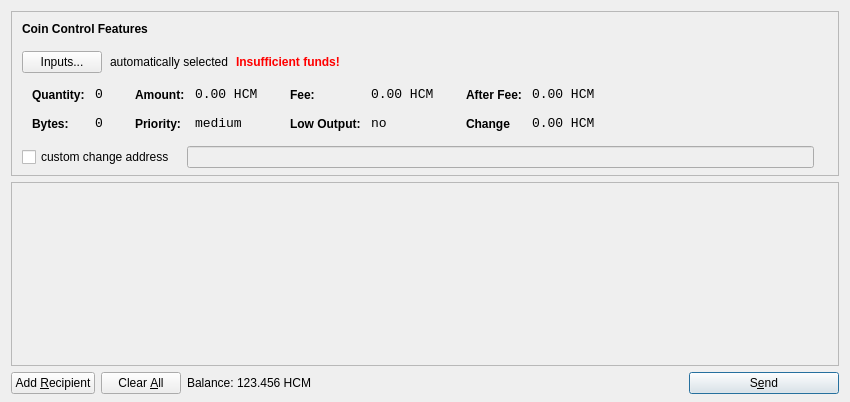
<?xml version="1.0" encoding="UTF-8"?>
<ui version="4.0">
 <class>SendCoinsDialog</class>
 <widget class="QDialog" name="SendCoinsDialog">
  <property name="geometry">
   <rect>
    <x>0</x>
    <y>0</y>
    <width>850</width>
    <height>402</height>
   </rect>
  </property>
  <property name="windowTitle">
   <string>Send Coins</string>
  </property>
  <layout class="QVBoxLayout" name="verticalLayout" stretch="0,1,0">
   <property name="bottomMargin">
    <number>8</number>
   </property>
   <item>
    <widget class="QFrame" name="frameCoinControl">
     <property name="sizePolicy">
      <sizepolicy hsizetype="Expanding" vsizetype="Expanding">
       <horstretch>0</horstretch>
       <verstretch>0</verstretch>
      </sizepolicy>
     </property>
     <property name="maximumSize">
      <size>
       <width>16777215</width>
       <height>16777215</height>
      </size>
     </property>
     <property name="frameShape">
      <enum>QFrame::StyledPanel</enum>
     </property>
     <property name="frameShadow">
      <enum>QFrame::Sunken</enum>
     </property>
     <layout class="QVBoxLayout" name="verticalLayoutCoinControl2">
      <property name="spacing">
       <number>6</number>
      </property>
      <property name="leftMargin">
       <number>0</number>
      </property>
      <property name="topMargin">
       <number>0</number>
      </property>
      <property name="rightMargin">
       <number>0</number>
      </property>
      <property name="bottomMargin">
       <number>6</number>
      </property>
      <item>
       <layout class="QVBoxLayout" name="verticalLayoutCoinControl" stretch="0,0,0,0,1">
        <property name="spacing">
         <number>0</number>
        </property>
        <property name="leftMargin">
         <number>10</number>
        </property>
        <property name="topMargin">
         <number>10</number>
        </property>
        <item>
         <layout class="QHBoxLayout" name="horizontalLayoutCoinControl1">
          <property name="bottomMargin">
           <number>15</number>
          </property>
          <item>
           <widget class="QLabel" name="labelCoinControlFeatures">
            <property name="sizePolicy">
             <sizepolicy hsizetype="Preferred" vsizetype="Maximum">
              <horstretch>0</horstretch>
              <verstretch>0</verstretch>
             </sizepolicy>
            </property>
            <property name="font">
             <font>
              <weight>75</weight>
              <bold>true</bold>
             </font>
            </property>
            <property name="styleSheet">
             <string notr="true">font-weight:bold;</string>
            </property>
            <property name="text">
             <string>Coin Control Features</string>
            </property>
           </widget>
          </item>
         </layout>
        </item>
        <item>
         <layout class="QHBoxLayout" name="horizontalLayoutCoinControl2" stretch="0,0,0,0">
          <property name="spacing">
           <number>8</number>
          </property>
          <property name="bottomMargin">
           <number>10</number>
          </property>
          <item>
           <widget class="QPushButton" name="pushButtonCoinControl">
            <property name="styleSheet">
             <string notr="true"/>
            </property>
            <property name="text">
             <string>Inputs...</string>
            </property>
           </widget>
          </item>
          <item>
           <widget class="QLabel" name="labelCoinControlAutomaticallySelected">
            <property name="text">
             <string>automatically selected</string>
            </property>
            <property name="margin">
             <number>5</number>
            </property>
           </widget>
          </item>
          <item>
           <widget class="QLabel" name="labelCoinControlInsuffFunds">
            <property name="font">
             <font>
              <weight>75</weight>
              <bold>true</bold>
             </font>
            </property>
            <property name="styleSheet">
             <string notr="true">color:red;font-weight:bold;</string>
            </property>
            <property name="text">
             <string>Insufficient funds!</string>
            </property>
            <property name="margin">
             <number>5</number>
            </property>
           </widget>
          </item>
          <item>
           <spacer name="horizontalSpacerCoinControl">
            <property name="orientation">
             <enum>Qt::Horizontal</enum>
            </property>
            <property name="sizeHint" stdset="0">
             <size>
              <width>40</width>
              <height>1</height>
             </size>
            </property>
           </spacer>
          </item>
         </layout>
        </item>
        <item>
         <widget class="QWidget" name="widgetCoinControl" native="true">
          <property name="sizePolicy">
           <sizepolicy hsizetype="Preferred" vsizetype="Preferred">
            <horstretch>0</horstretch>
            <verstretch>0</verstretch>
           </sizepolicy>
          </property>
          <property name="minimumSize">
           <size>
            <width>0</width>
            <height>0</height>
           </size>
          </property>
          <property name="styleSheet">
           <string notr="true"/>
          </property>
          <layout class="QHBoxLayout" name="horizontalLayoutCoinControl5">
           <property name="leftMargin">
            <number>0</number>
           </property>
           <property name="topMargin">
            <number>0</number>
           </property>
           <property name="rightMargin">
            <number>0</number>
           </property>
           <property name="bottomMargin">
            <number>0</number>
           </property>
           <item>
            <layout class="QHBoxLayout" name="horizontalLayoutCoinControl3" stretch="0,0,0,1">
             <property name="spacing">
              <number>20</number>
             </property>
             <property name="topMargin">
              <number>0</number>
             </property>
             <property name="bottomMargin">
              <number>10</number>
             </property>
             <item>
              <layout class="QFormLayout" name="formLayoutCoinControl1">
               <property name="horizontalSpacing">
                <number>10</number>
               </property>
               <property name="verticalSpacing">
                <number>14</number>
               </property>
               <property name="leftMargin">
                <number>10</number>
               </property>
               <property name="topMargin">
                <number>4</number>
               </property>
               <property name="rightMargin">
                <number>6</number>
               </property>
               <item row="0" column="0">
                <widget class="QLabel" name="labelCoinControlQuantityText">
                 <property name="styleSheet">
                  <string notr="true">font-weight:bold;</string>
                 </property>
                 <property name="text">
                  <string>Quantity:</string>
                 </property>
                 <property name="margin">
                  <number>0</number>
                 </property>
                </widget>
               </item>
               <item row="0" column="1">
                <widget class="QLabel" name="labelCoinControlQuantity">
                 <property name="font">
                  <font>
                   <family>Monospace</family>
                   <pointsize>10</pointsize>
                  </font>
                 </property>
                 <property name="cursor">
                  <cursorShape>IBeamCursor</cursorShape>
                 </property>
                 <property name="contextMenuPolicy">
                  <enum>Qt::ActionsContextMenu</enum>
                 </property>
                 <property name="text">
                  <string>0</string>
                 </property>
                 <property name="margin">
                  <number>0</number>
                 </property>
                 <property name="textInteractionFlags">
                  <set>Qt::LinksAccessibleByMouse|Qt::TextSelectableByKeyboard|Qt::TextSelectableByMouse</set>
                 </property>
                </widget>
               </item>
               <item row="1" column="0">
                <widget class="QLabel" name="labelCoinControlBytesText">
                 <property name="styleSheet">
                  <string notr="true">font-weight:bold;</string>
                 </property>
                 <property name="text">
                  <string>Bytes:</string>
                 </property>
                </widget>
               </item>
               <item row="1" column="1">
                <widget class="QLabel" name="labelCoinControlBytes">
                 <property name="font">
                  <font>
                   <family>Monospace</family>
                   <pointsize>10</pointsize>
                  </font>
                 </property>
                 <property name="cursor">
                  <cursorShape>IBeamCursor</cursorShape>
                 </property>
                 <property name="contextMenuPolicy">
                  <enum>Qt::ActionsContextMenu</enum>
                 </property>
                 <property name="text">
                  <string>0</string>
                 </property>
                 <property name="textInteractionFlags">
                  <set>Qt::LinksAccessibleByMouse|Qt::TextSelectableByKeyboard|Qt::TextSelectableByMouse</set>
                 </property>
                </widget>
               </item>
              </layout>
             </item>
             <item>
              <layout class="QFormLayout" name="formLayoutCoinControl2">
               <property name="horizontalSpacing">
                <number>10</number>
               </property>
               <property name="verticalSpacing">
                <number>14</number>
               </property>
               <property name="leftMargin">
                <number>6</number>
               </property>
               <property name="topMargin">
                <number>4</number>
               </property>
               <property name="rightMargin">
                <number>6</number>
               </property>
               <item row="0" column="0">
                <widget class="QLabel" name="labelCoinControlAmountText">
                 <property name="styleSheet">
                  <string notr="true">font-weight:bold;</string>
                 </property>
                 <property name="text">
                  <string>Amount:</string>
                 </property>
                 <property name="margin">
                  <number>0</number>
                 </property>
                </widget>
               </item>
               <item row="0" column="1">
                <widget class="QLabel" name="labelCoinControlAmount">
                 <property name="font">
                  <font>
                   <family>Monospace</family>
                   <pointsize>10</pointsize>
                  </font>
                 </property>
                 <property name="cursor">
                  <cursorShape>IBeamCursor</cursorShape>
                 </property>
                 <property name="contextMenuPolicy">
                  <enum>Qt::ActionsContextMenu</enum>
                 </property>
                 <property name="text">
                  <string>0.00 HCM</string>
                 </property>
                 <property name="textInteractionFlags">
                  <set>Qt::LinksAccessibleByMouse|Qt::TextSelectableByKeyboard|Qt::TextSelectableByMouse</set>
                 </property>
                </widget>
               </item>
               <item row="1" column="0">
                <widget class="QLabel" name="labelCoinControlPriorityText">
                 <property name="styleSheet">
                  <string notr="true">font-weight:bold;</string>
                 </property>
                 <property name="text">
                  <string>Priority:</string>
                 </property>
                </widget>
               </item>
               <item row="1" column="1">
                <widget class="QLabel" name="labelCoinControlPriority">
                 <property name="font">
                  <font>
                   <family>Monospace</family>
                   <pointsize>10</pointsize>
                  </font>
                 </property>
                 <property name="cursor">
                  <cursorShape>IBeamCursor</cursorShape>
                 </property>
                 <property name="contextMenuPolicy">
                  <enum>Qt::ActionsContextMenu</enum>
                 </property>
                 <property name="text">
                  <string>medium</string>
                 </property>
                 <property name="textInteractionFlags">
                  <set>Qt::LinksAccessibleByMouse|Qt::TextSelectableByKeyboard|Qt::TextSelectableByMouse</set>
                 </property>
                </widget>
               </item>
              </layout>
             </item>
             <item>
              <layout class="QFormLayout" name="formLayoutCoinControl3">
               <property name="horizontalSpacing">
                <number>10</number>
               </property>
               <property name="verticalSpacing">
                <number>14</number>
               </property>
               <property name="leftMargin">
                <number>6</number>
               </property>
               <property name="topMargin">
                <number>4</number>
               </property>
               <property name="rightMargin">
                <number>6</number>
               </property>
               <item row="0" column="0">
                <widget class="QLabel" name="labelCoinControlFeeText">
                 <property name="styleSheet">
                  <string notr="true">font-weight:bold;</string>
                 </property>
                 <property name="text">
                  <string>Fee:</string>
                 </property>
                 <property name="margin">
                  <number>0</number>
                 </property>
                </widget>
               </item>
               <item row="0" column="1">
                <widget class="QLabel" name="labelCoinControlFee">
                 <property name="font">
                  <font>
                   <family>Monospace</family>
                   <pointsize>10</pointsize>
                  </font>
                 </property>
                 <property name="cursor">
                  <cursorShape>IBeamCursor</cursorShape>
                 </property>
                 <property name="contextMenuPolicy">
                  <enum>Qt::ActionsContextMenu</enum>
                 </property>
                 <property name="text">
                  <string>0.00 HCM</string>
                 </property>
                 <property name="textInteractionFlags">
                  <set>Qt::LinksAccessibleByMouse|Qt::TextSelectableByKeyboard|Qt::TextSelectableByMouse</set>
                 </property>
                </widget>
               </item>
               <item row="1" column="0">
                <widget class="QLabel" name="labelCoinControlLowOutputText">
                 <property name="styleSheet">
                  <string notr="true">font-weight:bold;</string>
                 </property>
                 <property name="text">
                  <string>Low Output:</string>
                 </property>
                </widget>
               </item>
               <item row="1" column="1">
                <widget class="QLabel" name="labelCoinControlLowOutput">
                 <property name="font">
                  <font>
                   <family>Monospace</family>
                   <pointsize>10</pointsize>
                  </font>
                 </property>
                 <property name="cursor">
                  <cursorShape>IBeamCursor</cursorShape>
                 </property>
                 <property name="contextMenuPolicy">
                  <enum>Qt::ActionsContextMenu</enum>
                 </property>
                 <property name="text">
                  <string>no</string>
                 </property>
                 <property name="textInteractionFlags">
                  <set>Qt::LinksAccessibleByMouse|Qt::TextSelectableByKeyboard|Qt::TextSelectableByMouse</set>
                 </property>
                </widget>
               </item>
              </layout>
             </item>
             <item>
              <layout class="QFormLayout" name="formLayoutCoinControl4">
               <property name="horizontalSpacing">
                <number>10</number>
               </property>
               <property name="verticalSpacing">
                <number>14</number>
               </property>
               <property name="leftMargin">
                <number>6</number>
               </property>
               <property name="topMargin">
                <number>4</number>
               </property>
               <property name="rightMargin">
                <number>6</number>
               </property>
               <item row="0" column="0">
                <widget class="QLabel" name="labelCoinControlAfterFeeText">
                 <property name="styleSheet">
                  <string notr="true">font-weight:bold;</string>
                 </property>
                 <property name="text">
                  <string>After Fee:</string>
                 </property>
                 <property name="margin">
                  <number>0</number>
                 </property>
                </widget>
               </item>
               <item row="0" column="1">
                <widget class="QLabel" name="labelCoinControlAfterFee">
                 <property name="font">
                  <font>
                   <family>Monospace</family>
                   <pointsize>10</pointsize>
                  </font>
                 </property>
                 <property name="cursor">
                  <cursorShape>IBeamCursor</cursorShape>
                 </property>
                 <property name="contextMenuPolicy">
                  <enum>Qt::ActionsContextMenu</enum>
                 </property>
                 <property name="text">
                  <string>0.00 HCM</string>
                 </property>
                 <property name="textInteractionFlags">
                  <set>Qt::LinksAccessibleByMouse|Qt::TextSelectableByKeyboard|Qt::TextSelectableByMouse</set>
                 </property>
                </widget>
               </item>
               <item row="1" column="0">
                <widget class="QLabel" name="labelCoinControlChangeText">
                 <property name="styleSheet">
                  <string notr="true">font-weight:bold;</string>
                 </property>
                 <property name="text">
                  <string>Change</string>
                 </property>
                </widget>
               </item>
               <item row="1" column="1">
                <widget class="QLabel" name="labelCoinControlChange">
                 <property name="font">
                  <font>
                   <family>Monospace</family>
                   <pointsize>10</pointsize>
                  </font>
                 </property>
                 <property name="cursor">
                  <cursorShape>IBeamCursor</cursorShape>
                 </property>
                 <property name="contextMenuPolicy">
                  <enum>Qt::ActionsContextMenu</enum>
                 </property>
                 <property name="text">
                  <string>0.00 HCM</string>
                 </property>
                 <property name="textInteractionFlags">
                  <set>Qt::LinksAccessibleByMouse|Qt::TextSelectableByKeyboard|Qt::TextSelectableByMouse</set>
                 </property>
                </widget>
               </item>
              </layout>
             </item>
            </layout>
           </item>
          </layout>
         </widget>
        </item>
        <item>
         <layout class="QHBoxLayout" name="horizontalLayoutCoinControl4" stretch="0,0,0">
          <property name="spacing">
           <number>12</number>
          </property>
          <property name="sizeConstraint">
           <enum>QLayout::SetDefaultConstraint</enum>
          </property>
          <property name="topMargin">
           <number>5</number>
          </property>
          <property name="rightMargin">
           <number>5</number>
          </property>
          <item>
           <widget class="QCheckBox" name="checkBoxCoinControlChange">
            <property name="text">
             <string>custom change address</string>
            </property>
           </widget>
          </item>
          <item>
           <widget class="QLineEdit" name="lineEditCoinControlChange">
            <property name="enabled">
             <bool>false</bool>
            </property>
            <property name="sizePolicy">
             <sizepolicy hsizetype="Expanding" vsizetype="Fixed">
              <horstretch>0</horstretch>
              <verstretch>0</verstretch>
             </sizepolicy>
            </property>
           </widget>
          </item>
          <item>
           <widget class="QLabel" name="labelCoinControlChangeLabel">
            <property name="sizePolicy">
             <sizepolicy hsizetype="Preferred" vsizetype="Expanding">
              <horstretch>0</horstretch>
              <verstretch>0</verstretch>
             </sizepolicy>
            </property>
            <property name="minimumSize">
             <size>
              <width>0</width>
              <height>0</height>
             </size>
            </property>
            <property name="text">
             <string/>
            </property>
            <property name="margin">
             <number>3</number>
            </property>
           </widget>
          </item>
         </layout>
        </item>
        <item>
         <spacer name="verticalSpacerCoinControl">
          <property name="orientation">
           <enum>Qt::Vertical</enum>
          </property>
          <property name="sizeHint" stdset="0">
           <size>
            <width>800</width>
            <height>1</height>
           </size>
          </property>
         </spacer>
        </item>
       </layout>
      </item>
     </layout>
    </widget>
   </item>
   <item>
    <widget class="QScrollArea" name="scrollArea">
     <property name="widgetResizable">
      <bool>true</bool>
     </property>
     <widget class="QWidget" name="scrollAreaWidgetContents">
      <property name="geometry">
       <rect>
        <x>0</x>
        <y>0</y>
        <width>830</width>
        <height>174</height>
       </rect>
      </property>
      <layout class="QVBoxLayout" name="verticalLayout_2">
       <property name="leftMargin">
        <number>0</number>
       </property>
       <property name="topMargin">
        <number>0</number>
       </property>
       <property name="rightMargin">
        <number>0</number>
       </property>
       <property name="bottomMargin">
        <number>0</number>
       </property>
       <item>
        <layout class="QVBoxLayout" name="entries">
         <property name="spacing">
          <number>6</number>
         </property>
        </layout>
       </item>
       <item>
        <spacer name="verticalSpacer">
         <property name="orientation">
          <enum>Qt::Vertical</enum>
         </property>
         <property name="sizeHint" stdset="0">
          <size>
           <width>20</width>
           <height>40</height>
          </size>
         </property>
        </spacer>
       </item>
      </layout>
     </widget>
    </widget>
   </item>
   <item>
    <layout class="QHBoxLayout" name="horizontalLayout">
     <item>
      <widget class="QPushButton" name="addButton">
       <property name="toolTip">
        <string>Send to multiple recipients at once</string>
       </property>
       <property name="text">
        <string>Add &amp;Recipient</string>
       </property>
       <property name="icon">
        <iconset resource="../bitcoin.qrc">
         <normaloff>:/icons/add</normaloff>:/icons/add</iconset>
       </property>
       <property name="autoDefault">
        <bool>false</bool>
       </property>
      </widget>
     </item>
     <item>
      <widget class="QPushButton" name="clearButton">
       <property name="sizePolicy">
        <sizepolicy hsizetype="Minimum" vsizetype="Fixed">
         <horstretch>0</horstretch>
         <verstretch>0</verstretch>
        </sizepolicy>
       </property>
       <property name="toolTip">
        <string>Remove all transaction fields</string>
       </property>
       <property name="text">
        <string>Clear &amp;All</string>
       </property>
       <property name="icon">
        <iconset resource="../bitcoin.qrc">
         <normaloff>:/icons/remove</normaloff>:/icons/remove</iconset>
       </property>
       <property name="autoRepeatDelay">
        <number>300</number>
       </property>
       <property name="autoDefault">
        <bool>false</bool>
       </property>
      </widget>
     </item>
     <item>
      <layout class="QHBoxLayout" name="horizontalLayout_2">
       <property name="spacing">
        <number>3</number>
       </property>
       <item>
        <widget class="QLabel" name="label">
         <property name="sizePolicy">
          <sizepolicy hsizetype="Preferred" vsizetype="Fixed">
           <horstretch>0</horstretch>
           <verstretch>0</verstretch>
          </sizepolicy>
         </property>
         <property name="text">
          <string>Balance:</string>
         </property>
        </widget>
       </item>
       <item>
        <widget class="QLabel" name="labelBalance">
         <property name="sizePolicy">
          <sizepolicy hsizetype="Preferred" vsizetype="Fixed">
           <horstretch>0</horstretch>
           <verstretch>0</verstretch>
          </sizepolicy>
         </property>
         <property name="cursor">
          <cursorShape>IBeamCursor</cursorShape>
         </property>
         <property name="text">
          <string>123.456 HCM</string>
         </property>
         <property name="textInteractionFlags">
          <set>Qt::LinksAccessibleByMouse|Qt::TextSelectableByKeyboard|Qt::TextSelectableByMouse</set>
         </property>
        </widget>
       </item>
      </layout>
     </item>
     <item>
      <spacer name="horizontalSpacer">
       <property name="orientation">
        <enum>Qt::Horizontal</enum>
       </property>
       <property name="sizeHint" stdset="0">
        <size>
         <width>40</width>
         <height>20</height>
        </size>
       </property>
      </spacer>
     </item>
     <item>
      <widget class="QPushButton" name="sendButton">
       <property name="minimumSize">
        <size>
         <width>150</width>
         <height>0</height>
        </size>
       </property>
       <property name="toolTip">
        <string>Confirm the send action</string>
       </property>
       <property name="text">
        <string>S&amp;end</string>
       </property>
       <property name="icon">
        <iconset resource="../bitcoin.qrc">
         <normaloff>:/icons/send</normaloff>:/icons/send</iconset>
       </property>
       <property name="default">
        <bool>true</bool>
       </property>
      </widget>
     </item>
    </layout>
   </item>
  </layout>
 </widget>
 <resources>
  <include location="../bitcoin.qrc"/>
 </resources>
 <connections/>
</ui>
